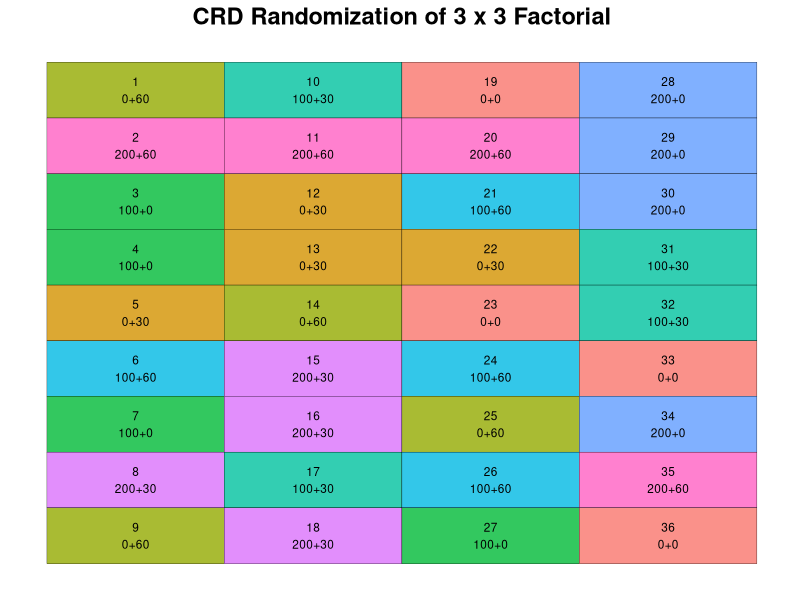
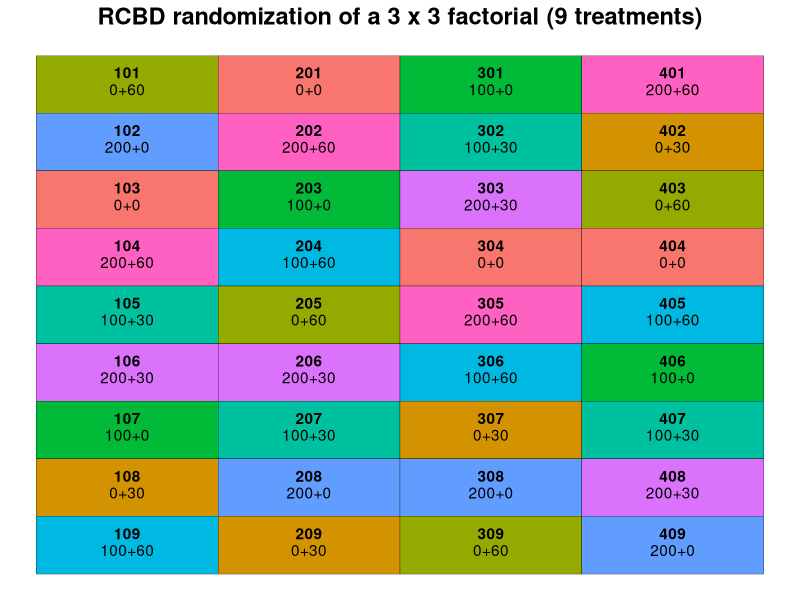

Write the R code that produced these figures, in order. (Note: this script raises an error after producing the figures.)
## ---- chunk 1
# Loading packages
library(tidyverse) # for data wrangling and plotting
## ---- chunk 2
trts <- crossing(nrate_kgha = c(0, 100, 200),
                 krate_kgha = c(0,30,60)) %>% 
  mutate(trtnum = 1:nrow(.),
         trt_name = paste0(nrate_kgha, "+", krate_kgha))

trts
## ---- chunk 3
# Setting seed to get same randomization result every time
set.seed(930)

crd_rand  <- crossing(trt_name = trts$trt_name,
                      rep = 1:4) %>%
  # Since plots are organized without a structure, let's number them 1 through 36
  mutate(plot = 1:nrow(.)) %>% 
  # Randomizing trtname to plots, without restrictions 
  mutate(plot = sample(plot)) %>% 
  arrange(plot)

crd_rand
## ---- chunk 4
crd_layout <- crd_rand %>% 
  # Defining number of rows and columns in the field for plotting purposes
  mutate(row = rep(1:4, each = 9),
         col = rep(seq(1,9,1), times = 4),
         lab = paste0(plot, "\n", trt_name)) # Creating plot and trtname labels for plotting
## ---- chunk 5
ggplot(data = crd_layout, aes(x = row, y = -col))+
  geom_tile(aes(fill = trt_name), alpha = 0.8, color = "black", show.legend = F)+
  geom_text(aes(x = row, y = -col, label = lab), size = 3, vjust = 0.5)+
  labs(title = "CRD Randomization of 3 x 3 Factorial")+
  theme(plot.background = element_blank(),
        panel.background = element_blank(),
        axis.title = element_blank(),
        axis.text = element_blank(),
        axis.ticks = element_blank(),
        plot.title = element_text(hjust = 0.5, size = 17, face = "bold"))

## ---- chunk 6
# Setting seed to get same randomization result every time
set.seed(930)

rcbd_rand <- crossing(trt_name = trts$trt_name,
                      rep = 1:4) %>%
  # Since plots are organized without a structure, let's number them 1 through 36
  arrange(rep) %>% 
  group_by(rep) %>% 
  # Randomizing trtname to plots, without restrictions 
  mutate(trt_name = sample(trt_name),
         plot = rep*100 + 1:9) %>% 
  ungroup()
## ---- chunk 7
table(rcbd_rand$trt_name)
## ---- chunk 8
rcbd_layout <- rcbd_rand %>%
  # Defining number of rows and columns in the field for plotting purposes
  mutate(row = rep(1:4, each = 9)) %>%
  mutate(col = rep(seq(from = 1, 
                       to = 9, #total number of treatments, 
                       by = 1), 
                   times = 4 #total number of blocks
  )) %>%
  # Creating plot and trtname labels for plotting
  mutate(lab = paste0(plot, "\n", trt_name))

rcbd_layout
## ---- chunk 9
ggplot(data = rcbd_layout, aes(x = row, 
                               y = -col))+
  geom_tile(aes(fill = trt_name),
            color = "black",
            show.legend = F
  )+
  geom_text(aes(label = plot), fontface = "bold", vjust = -.5)+
  geom_text(aes(label = trt_name), vjust = 0.9)+
  labs(title = "RCBD randomization of a 3 x 3 factorial (9 treatments)") +
  theme_void()+
  theme(plot.title = element_text(hjust = 0.5, size = 17, face = "bold"))

## ---- chunk 10
rcbd_rand %>% 
  left_join(trts, by = "trt_name") %>% 
  dplyr::select(3,2,1,6,4,5) %>% 
  write_csv("../output/rcbd_randomization_table.csv")
## ---- chunk 11
ggsave("../output/rcbd_layoutmap.png",
       width = 9,
       height = 6,
       bg = "white")
